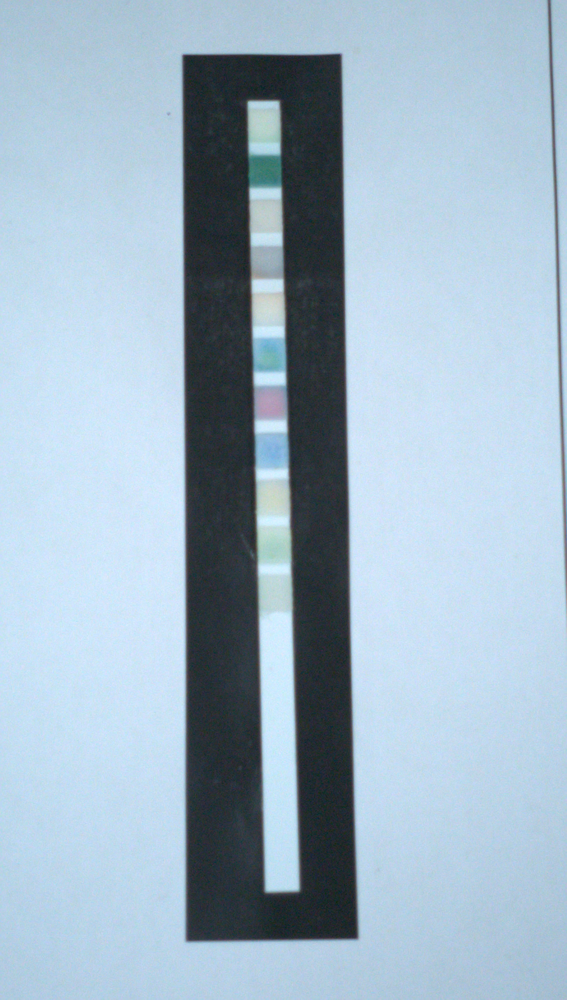
#> input picture testingImages/traceUrine_testImg/A80_test2.bmp, 567 x 1000 px, shrunk from 888 x 1566 before the run, found by its file name
$ python detectCorner_fast.py
#> lines starting #> are read from the running program, lines starting #| are printed output that depends on the picture
import cv2 as cv
import numpy as np
from matplotlib import pyplot as plt

path = "D:/studyProj_android/traceUrine_NewAlgorithm/testingImages/traceUrine_testImg/"

img = cv.imread(path+"A80_test2.bmp", cv.IMREAD_GRAYSCALE)
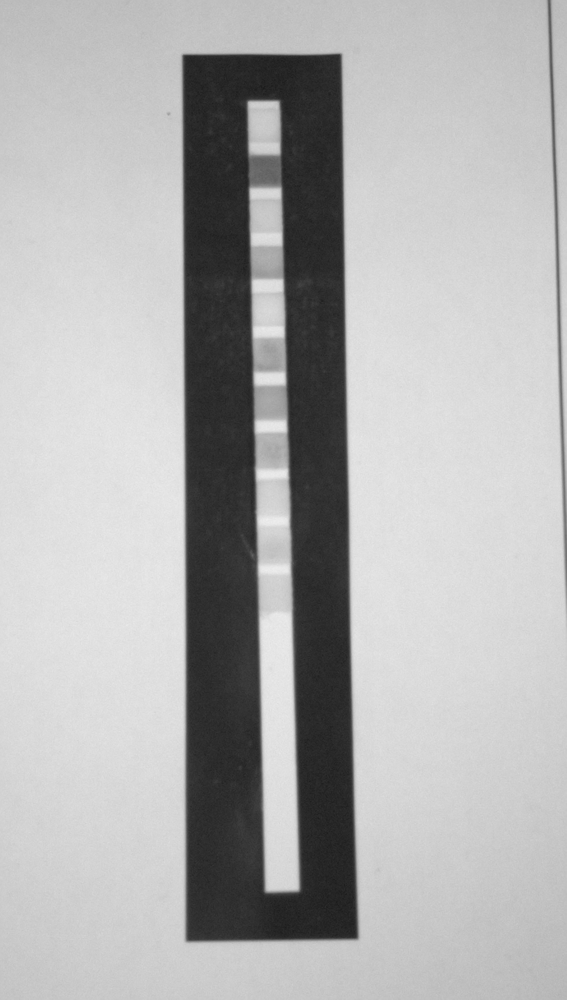
#> img: shape (1000, 567); min 27, max 238, mean 175.3

# Initiate FAST object with default values
fast = cv.FastFeatureDetector_create()

# find and draw the keypoints
kp = fast.detect(img,None)
#> kp = 74 keypoints; strongest (x, y, size): (183, 55, 7), (339, 54, 7), (249, 102, 7), (278, 101, 7)
img2 = cv.drawKeypoints(img, kp, None, color=(255,0,0))

# Print all default params
print( "Threshold: {}".format(fast.getThreshold()) )
print( "nonmaxSuppression:{}".format(fast.getNonmaxSuppression()) )
print( "neighborhood: {}".format(fast.getType()) )
print( "Total Keypoints with nonmaxSuppression: {}".format(len(kp)) )
#| Total Keypoints with nonmaxSuppression: 74

cv.imwrite(path+'fast_true.png', img2)

# Disable nonmaxSuppression
fast.setNonmaxSuppression(0)
kp = fast.detect(img, None)
#> kp = 533 keypoints; strongest (x, y, size): (183, 53, 7), (339, 53, 7), (340, 53, 7), (341, 53, 7)

print( "Total Keypoints without nonmaxSuppression: {}".format(len(kp)) )
#| Total Keypoints without nonmaxSuppression: 533

img3 = cv.drawKeypoints(img, kp, None, color=(255,0,0))

cv.imwrite(path+'fast_false.png', img3)

$ run again, with testingImages/traceUrine_testImg/A80_test1.bmp copied over testingImages/traceUrine_testImg/A80_test2.bmp
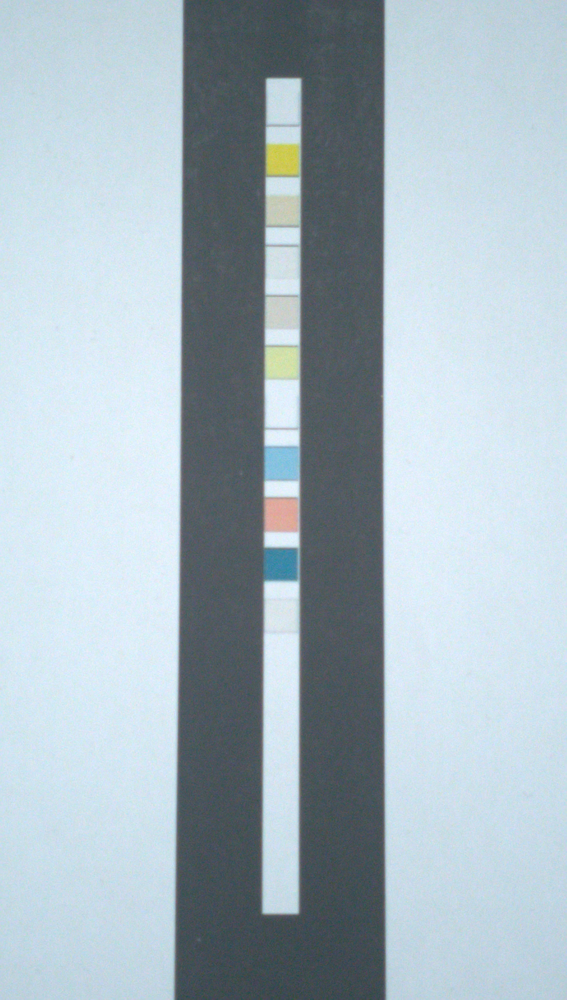
#> input picture testingImages/traceUrine_testImg/A80_test1.bmp, 567 x 1000 px, shrunk from 888 x 1566 before the run, found by its file name
#> `img = cv.imread(path+"A80_test2.bmp", cv.IMREAD_GRAYSCALE)`:
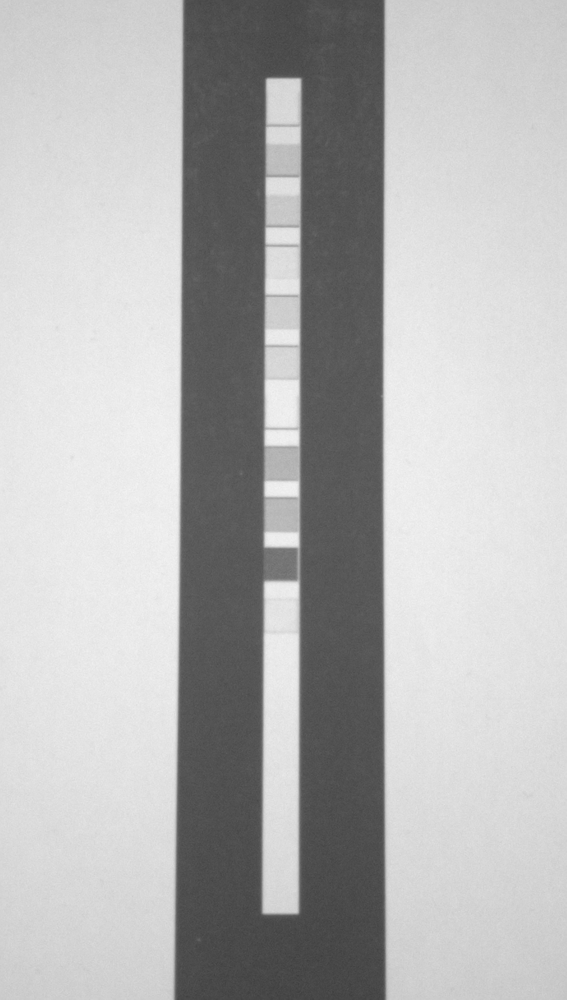
#> img: shape (1000, 567); min 63, max 243, mean 179.1
#> `kp = fast.detect(img,None)`: kp = 74 keypoints; strongest (x, y, size): (267, 79, 7), (265, 546, 7), (300, 79, 7), (297, 912, 7)
#| Total Keypoints with nonmaxSuppression: 74
#> `kp = fast.detect(img, None)`: kp = 507 keypoints; strongest (x, y, size): (266, 77, 7), (267, 77, 7), (268, 77, 7), (299, 77, 7)
#| Total Keypoints without nonmaxSuppression: 507

$ run again, with testingImages/traceUrine_testImg/Y700_test1.bmp copied over testingImages/traceUrine_testImg/A80_test2.bmp
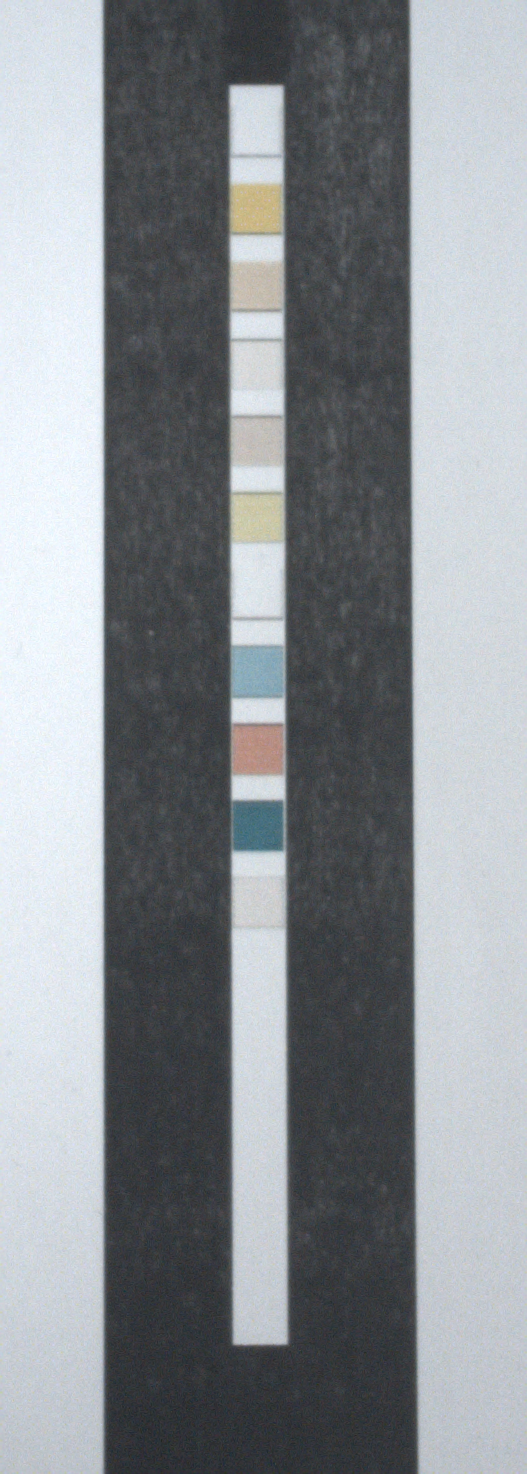
#> input picture testingImages/traceUrine_testImg/Y700_test1.bmp, 528 x 1474 px, found by its file name
#> `kp = fast.detect(img,None)`: kp = 586 keypoints; strongest (x, y, size): (286, 1343, 7), (233, 798, 7), (230, 86, 7), (234, 1343, 7)
#> `img2 = cv.drawKeypoints(img, kp, None, color=(255,0,0))`:
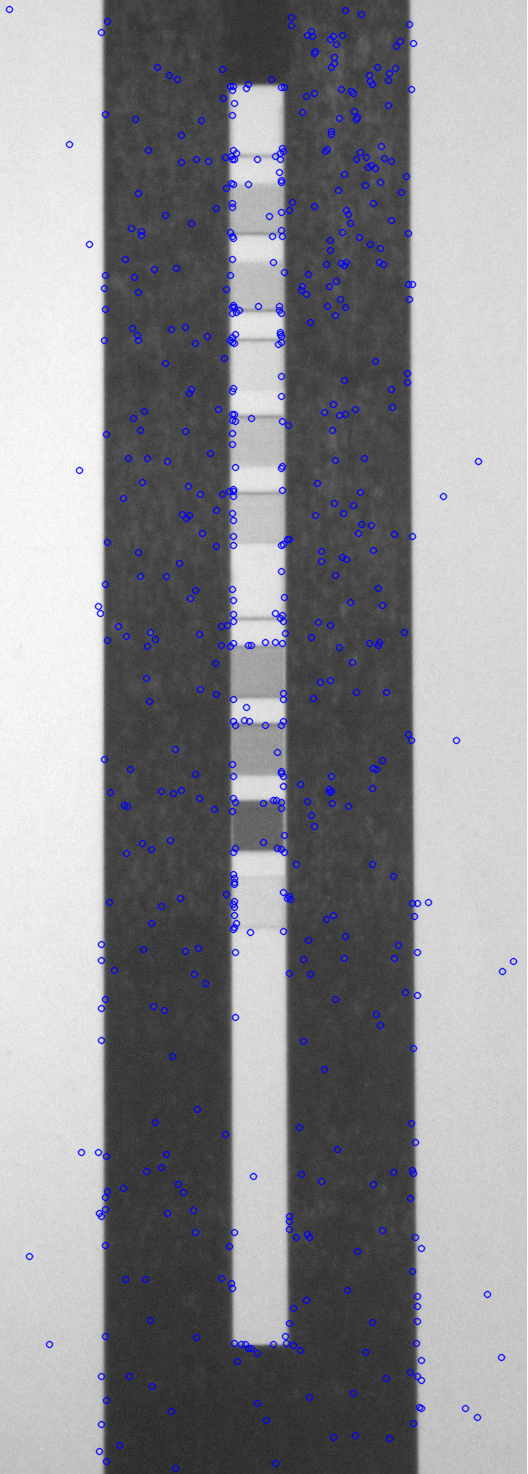
#> img2: shape (1474, 528, 3); mean of channels 0, 1, 2 143.6, 139.4, 139.4; drawn as B, G, R
#| Total Keypoints with nonmaxSuppression: 586
#> `kp = fast.detect(img, None)`: kp = 1223 keypoints; strongest (x, y, size): (9, 9, 7), (345, 10, 7), (361, 14, 7), (291, 17, 7)
#| Total Keypoints without nonmaxSuppression: 1223
